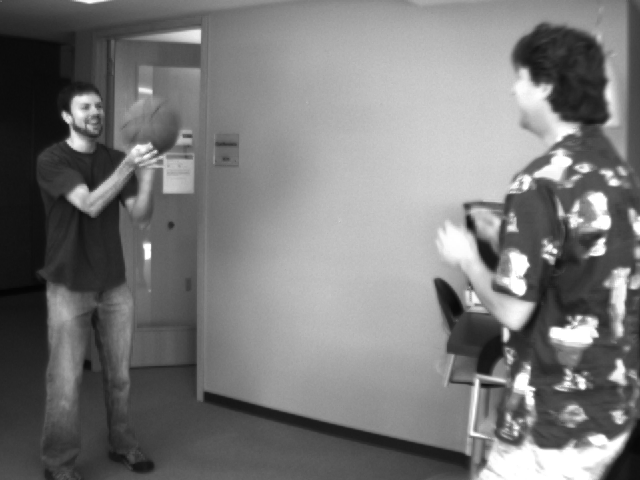
#> input picture basketball1.png, 640 x 480 px
$ python code.py
#> lines starting #> are read from the running program, lines starting #| are printed output that depends on the picture; after the words box and inside, x2 and y2 are one past the last pixel; in counts of white or black regions, pixels touching at a corner belong together
import numpy as np
import cv2

img = cv2.imread('basketball1.png')
#> img is the input picture: shape (480, 640, 3); min 4, max 255, mean 120.3
orig=cv2.imread('basketball1.png')
imgray = cv2.cvtColor(img, cv2.COLOR_BGR2GRAY)
ret, thresh = cv2.threshold(imgray, 127, 255, 0)
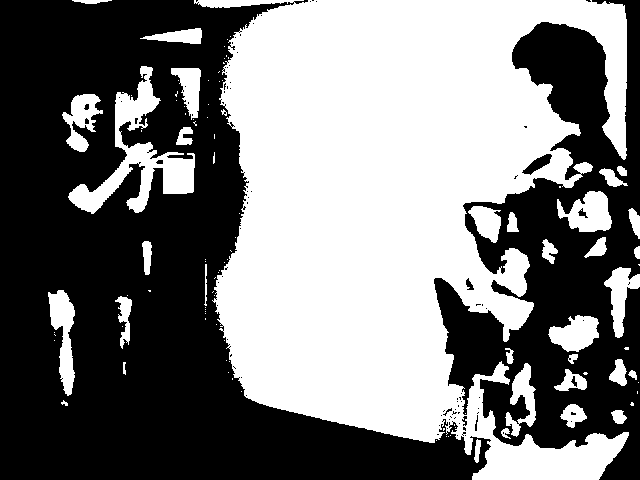
#> thresh: shape (480, 640); 47.6% white; 104 white regions (69 under 20 px)
contours, hierarchy = cv2.findContours(thresh, cv2.RETR_TREE, cv2.CHAIN_APPROX_NONE)
#> contours = 226 contours, 183 with area under 20; largest, box (x1, y1, x2, y2) and area: (194, 0, 629, 480) 126116, (68, 66, 195, 214) 4820, (48, 290, 75, 396) 1380, (557, 191, 612, 232) 1373, (548, 315, 599, 352) 1170
print("Number of contours = " + str(len(contours)))
#| Number of contours = 226
print(contours[0])
#| [[[436 440]]]

cv2.drawContours(img, contours, -1, (0, 255, 0), 3)
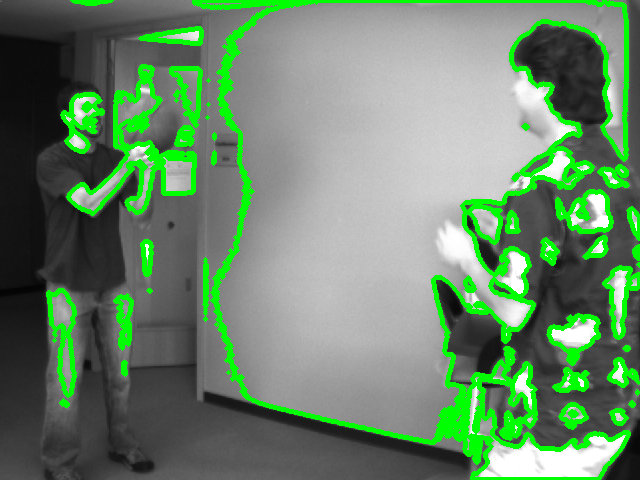
#> img: shape (480, 640, 3); 11.74% of pixels changed, all inside (x1, y1, x2, y2) = (46, 0, 640, 480)
cv2.drawContours(imgray, contours, -1, (0, 255, 0), 3)
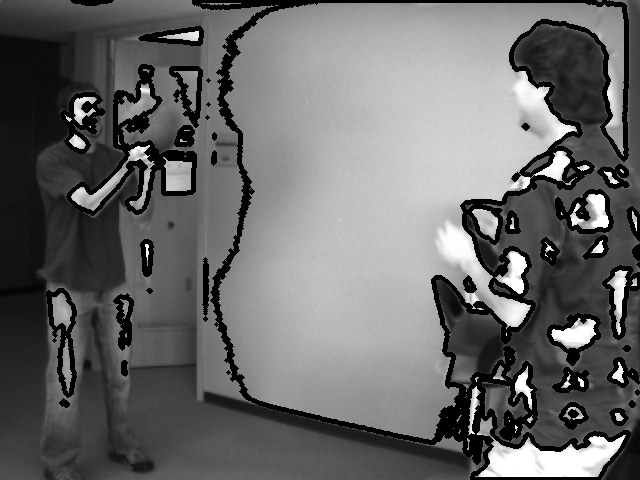
#> imgray: shape (480, 640); min 0, max 255, mean 104.2

cv2.imshow('Image', img)
cv2.imshow("original",orig)
cv2.imshow('Image GRAY', imgray)
cv2.waitKey(0)
cv2.destroyAllWindows()
